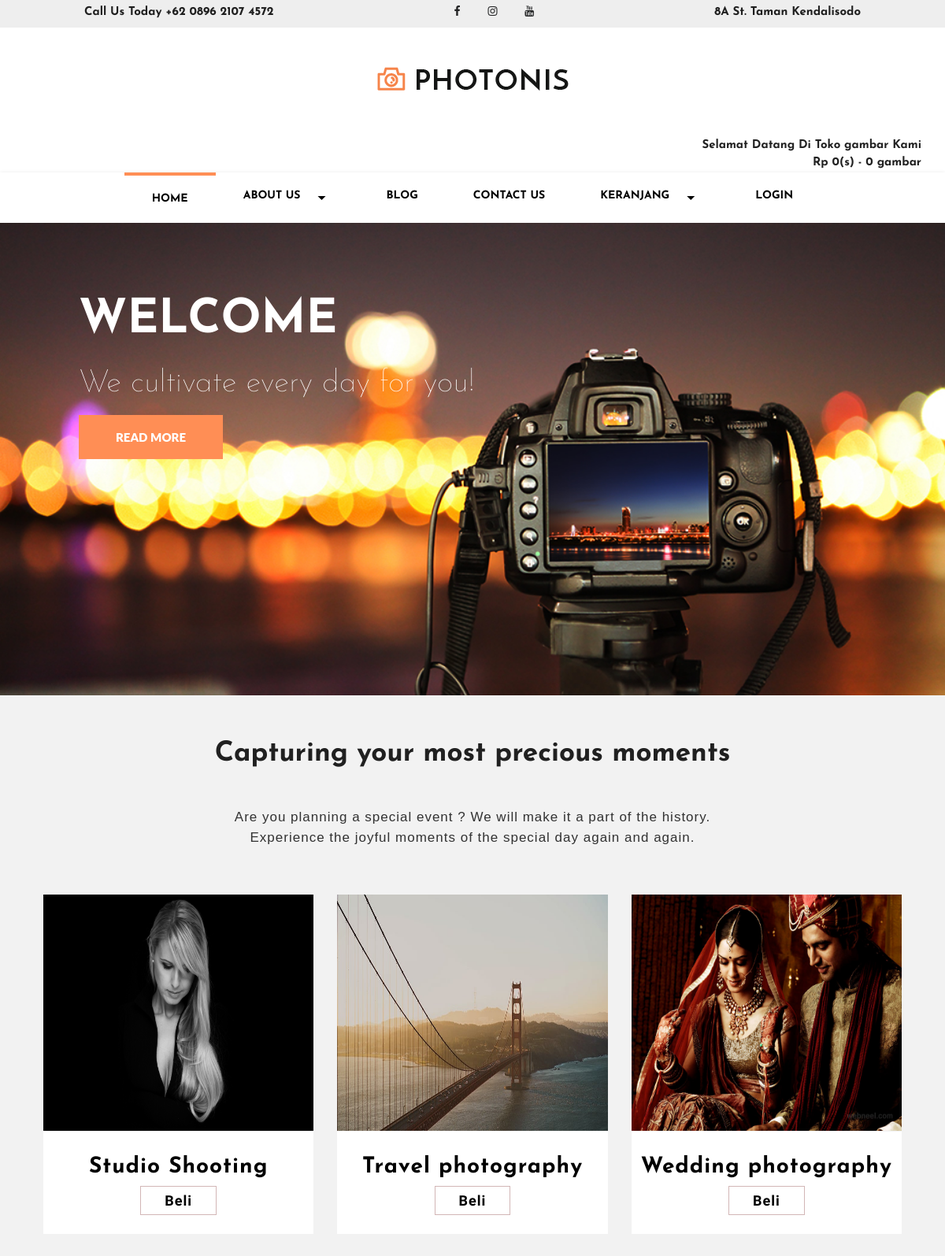
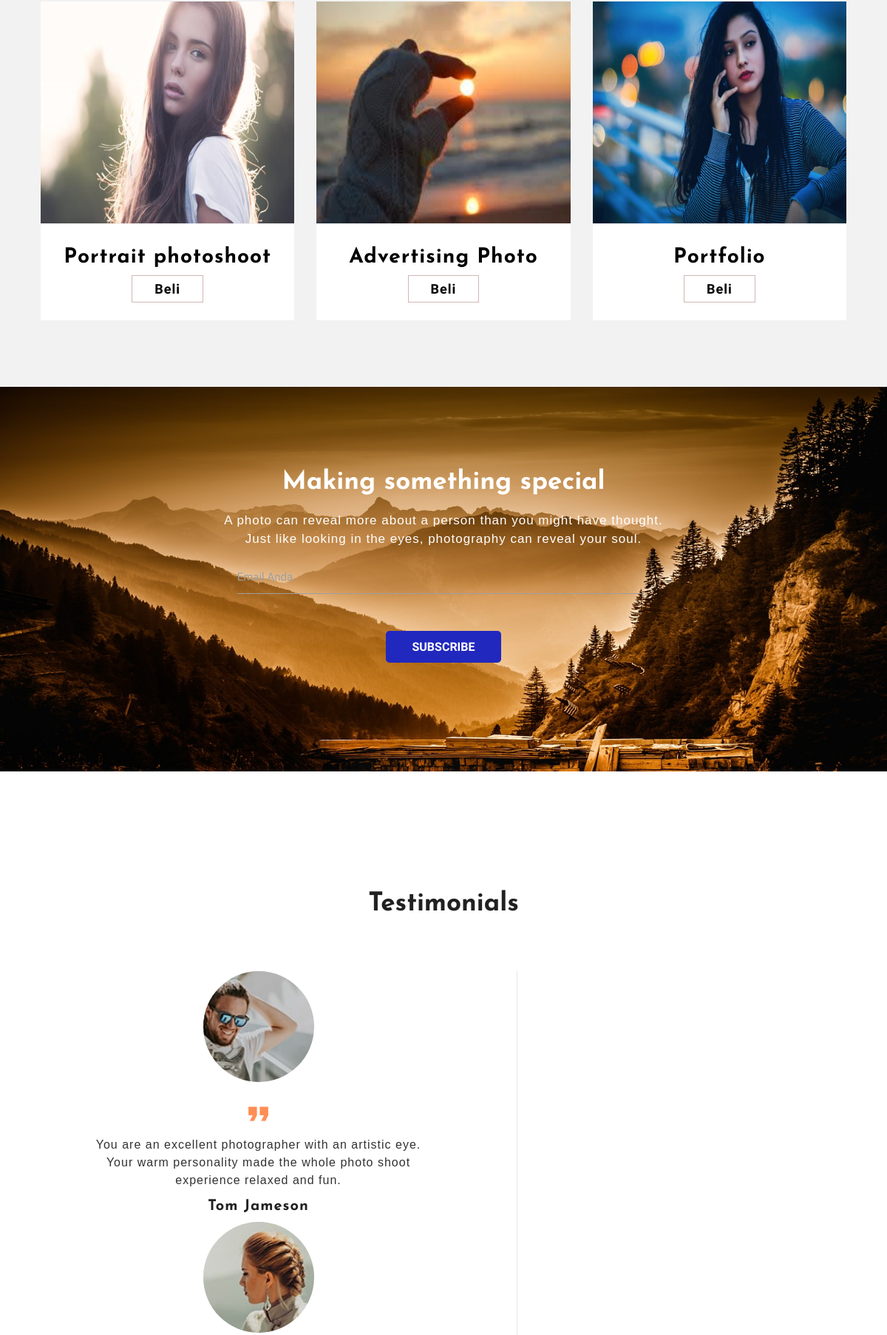
The page /home (upper part) on the database its author committed (2 pictures, top to bottom).
### tables this page shows
CREATE TABLE `navigasi` (
  `id` int(8) NOT NULL,
  `nama` varchar(50) NOT NULL,
  `link` varchar(50) NOT NULL,
  `up_menu` int(12) NOT NULL,
  `type` varchar(30) NOT NULL,
  `create_at` datetime NOT NULL,
  `update_at` datetime NOT NULL
);

CREATE TABLE `gallery` (
  `id_gambar` int(8) NOT NULL,
  `id_kategori` int(10) NOT NULL,
  `gambar` varchar(255) NOT NULL,
  `nama` varchar(50) NOT NULL,
  `nama_fotographer` varchar(255) NOT NULL,
  `no_gambar` varchar(11) NOT NULL,
  `create_at` datetime NOT NULL,
  `update_at` datetime NOT NULL,
  `tag` varchar(255) NOT NULL,
  `stok` int(5) NOT NULL,
  `ppn` int(3) NOT NULL,
  `harga_pokok` int(12) NOT NULL,
  `diskon` int(12) NOT NULL,
  `dijual` int(12) NOT NULL
);

CREATE TABLE `testimoni` (
  `id` int(8) NOT NULL,
  `nama` varchar(255) NOT NULL,
  `isi` text NOT NULL,
  `gambar` varchar(255) NOT NULL,
  `tgl` datetime NOT NULL
);

### config/config.php (the view, shortened to what this page needs)
<?php
function img ($url,$title,$caption,$id,$class) { ?>
    <img src="<?php echo $url; ?>" data-caption="<?php echo $caption;?>" title="<?php echo $title; ?>" alt="<?php echo $title; ?>" id="<?php echo $id; ?>" class="<?php echo $class; ?>" />
<?php
}
?>

### modul/navigasi.php (shortened to what this page needs)
<nav>
    <div class="nav-wrapper">
        <ul id="nav-mobile" class="left hide-on-med-and-down">
            <?php
            include 'config/konek.php';
            $nav = mysqli_query($koneksi,"SELECT * FROM navigasi WHERE up_menu='0'");
            while ($dnav = mysqli_fetch_array($nav)) {
                $id = $dnav['id'];
                $submenu = mysqli_query($koneksi,"SELECT * FROM navigasi WHERE up_menu='$dnav[id]'");
                ?>
                <?php if(mysqli_num_rows($submenu)==0){?>
                <li <?php if (@$_GET['page']==$dnav['link']) {
                    echo "class='active'";} ?> ><a href="<?php echo $dnav['link']?>"><?php echo $dnav['nama']; ?></a></li>
                <?php }else{ ?>
                <li class="dropdown" <?php if(@$_GET['page']==$dnav['link']) {
                    echo "class='active'";} ?> ><a href="<?php echo $dnav['link']?>" class="dropdown-button" data-activates="dropdown<?php echo $id;?>"><?php echo $dnav['nama']; ?><i class="material-icons right">arrow_drop_down</i></a>
                </li>
            <?php }?>
            <?php }?>
            <?php
            if(empty($_SESSION['email_member'])){?>
            <li><a href="login">Login</a></li>
            <?php } else{?>
            <li><a href="logout">Logout</a></li>
            <?php }?>
        </ul>
    </div>
</nav>

### modul/gallery.php
<div class="row col s12 up">
	<div class="center">
				<h3>Capturing your most precious moments</h3>
				<p class="pt">Are you planning a special event ? We will make it a part of the history. <br>
					Experience the joyful moments of the special day again and again.</p>
	</div>
	<div class="lr">
		<div class="po">
            <?php
            include "config/konek.php";
                $foto = mysqli_query($koneksi, "SELECT * FROM gallery");
                while ($dfoto = mysqli_fetch_array($foto)) {
                ?>
			<div class="col xl4 l4 m12 s12 pm lr15">
				<figure>
					<a href="service">
                        <?php img("http://localhost/Project-dua/admin/image/$dfoto[gambar]",$dfoto['nama'],$dfoto['nama'],'gallery','foto');?>
                    </a>
				</figure>
				<figcaption class="center bg">
                    <a href="lihatgambar-<?php echo $dfoto['id_gambar']?>.html">
                       <h4><?php echo $dfoto['nama']; ?></h4>
                       <span class="center beli">Beli</span>
                    </a>
				</figcaption>
			</div>
        <?php } ?>
		</div>
	</div>
</div>

### modul/testimony.php (shortened to what this page needs)
<div class="row center media po">
	<h3>Testimonials</h3>
	<div class="mt">
        <?php
            include 'config/konek.php';
            $testi = mysqli_query($koneksi,"SELECT * FROM testimoni");
            while ($dtesti = mysqli_fetch_array($testi)) {
        ?>
		<div class="col xl6 l7 m12 s12 border-right">
			<figure>
			</figure>
			<figcaption class="center media">
				 <i class="material-icons">format_quote</i>
				<p><?php echo $dtesti['isi']; ?></p>
				<h5><?php echo $dtesti['nama']; ?></h5>
			</figcaption>
		</div>
    <?php } ?>
	</div>
</div>

### assets/css/style.css (style rules this page uses)
* { webkit-box-sizing: border-box; -moz-box-sizing: border-box; box-sizing: border-box; margin: 0; padding: 0; }
nav { font-family: 'Josefin Sans', sans-serif; font-weight: bold; }
#moment h3 { font-family: 'Josefin Sans', sans-serif; font-weight: bold; font-size: 35px; }
#moment h4 { font-family: 'Josefin Sans', sans-serif; font-weight: bold; font-size: 28px; padding-top: 30px; letter-spacing: 1px; color: black; }
#moment p { font-family: 'Lato reguler', sans-serif; font-size: 17px; color: #323232; letter-spacing: 1px; }
#testimony h3 { font-family: 'Josefin Sans', sans-serif; font-weight: bold; font-size: 35px; }
#testimony p { font-family: 'Lato reguler', sans-serif; font-size: 16px; color: #323232; letter-spacing: 1px; }
#testimony i { font-size: 46px; color: #FF8E55; }
#testimony h5 { font-family: 'Josefin Sans', sans-serif; font-weight: bold; font-size: 20px; letter-spacing: 1px; }
img.foto { width: 100%; max-height: 570px; }
nav .nav-wrapper { text-transform: uppercase; display: flex; justify-content: center; line-height: 60px; }
nav ul li a { font-size: 14px; background-color: #fff; }
nav ul li { padding: 0 20px; }
nav a { color: black; }
nav ul li.active { background-color: white; border-top: 4px solid #FF8E55; }
nav ul a { color: black; }
nav { background-color: #ffffff; }
#moment .up { padding-bottom: 40px !important; padding-top: 55px !important; }
.up { padding-bottom: 40px !important; padding-top: 55px !important; }
.lr { padding-left: 40px !important; padding-right: 40px !important; }
.po { padding-top: 60px !important; }
.media { width: 100%; float: left; z-index: 3; }
figure { margin: 0; }
.lr15 { padding-right: 15px !important; padding-left: 15px !important; }
.pm { padding-bottom: 30px !important; }
.pt { padding-top: 30px !important; }
.beli { margin-top: 10px; border: 1px solid #d2b6b6; padding: 7px 30px; font-size: 18px; letter-spacing: 1px; color: black; font-weight: bold; }
#moment .bg { background-color: white; height: 130px; margin-top: -43px; }
#moment img { width: 100%; height: 300px; margin-bottom: 20px; }
#testimony figcaption { padding-left: 100px; padding-right: 100px; font-size: 16px; }
#testimony figure { display: flex; justify-content: center; height: 170px }
#testimony img { width: 150px; border-radius: 100%; height: 150px; }
#testimony .border-right { border-right: 1px solid #E7E7E7; }
#testimony { margin-bottom: 130px; width: 100%; float: left; }
#testimony .mt { margin-top: 70px; }

### rows shown on the page
navigasi: nama "HOME"
navigasi: nama "ABOUT US"
navigasi: nama "BLOG"
navigasi: nama "CONTACT US"
navigasi: nama "KERANJANG"
gallery: shows a picture, nama "Studio Shooting"
gallery: shows a picture, nama "Travel photography"
gallery: shows a picture, nama "Wedding photography"
gallery: shows a picture, nama "Portrait photoshoot"
gallery: shows a picture, nama "Advertising Photo"
gallery: shows a picture, nama "Portfolio"
testimoni: shows a picture, isi "You are an excellent photographer with an artistic eye. Your warm personality made the whole photo shoot experience relaxed and fun.", nama "Tom Jameson"
testimoni: shows a picture

### other values the page prints
$total_rp "0"
$totalqty "0"
